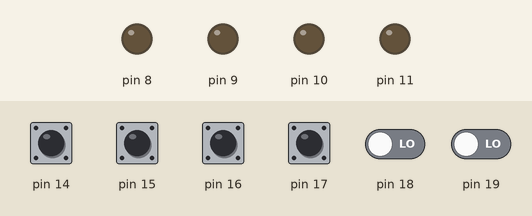
This sketch was run on a simulated Arduino Uno, built with avr-gcc and run on an emulated ATmega328P. On the bench: output pins drawn as LEDs (lit = HIGH). The test bench sets the inputs (shaded band); at power-on: pin 14–17 HIGH, pin 18, pin 19 LOW.

Above: at 1.2 s.
1.3 s: pin 14 pulled LOW for 0.15 s
At 2.2 s:
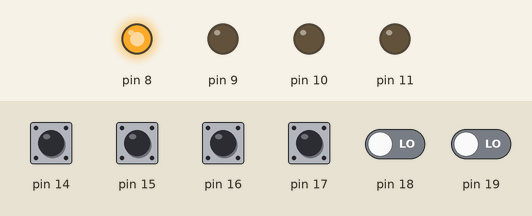
2.9 s: pin 15 pulled LOW for 0.15 s
At 3.4 s:
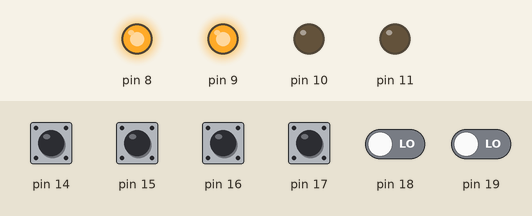
4.5 s: pin 16 pulled LOW for 0.15 s
At 5.7 s:
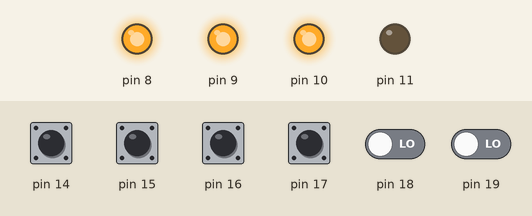
6.1 s: pin 17 pulled LOW for 0.15 s
At 7.1 s:
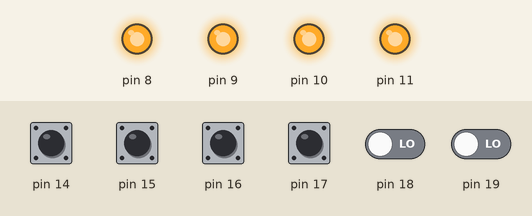
7.7 s: pin 14 pulled LOW for 1 s
At 8.2 s:
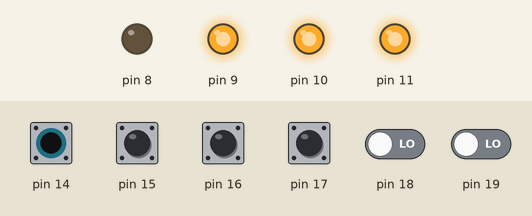
10.2 s: pin 15 pulled LOW for 1 s
At 10.8 s:
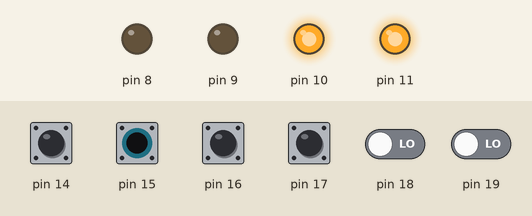
Timing chart, 0 to 13.2 s (numbered marks = the images above; inputs shaded):
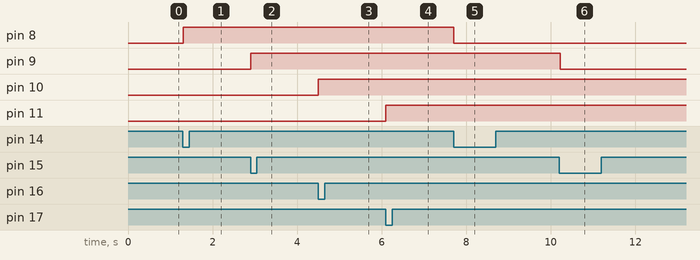

Measured:
- after the input at 1.3 s, pin 8: LOW → HIGH at once
- after the input at 2.9 s, pin 9: LOW → HIGH at once
- after the input at 4.5 s, pin 10: LOW → HIGH at once
- after the input at 6.1 s, pin 11: LOW → HIGH at once
- after the input at 7.7 s, pin 8: HIGH → LOW at once
- after the input at 10.2 s, pin 9: HIGH → LOW at once

The sketch:

Knoppen.ino
```cpp
/*
 Name:		Knoppen.ino
 Created:	9/17/2022 8:45:45 AM
 Author:	Rob

 Sketch met minimale footprint om 4 aan/uit drukknoppen te maken.

 */


//*******van hier.......>>>>>
unsigned long slowtime;
byte laatst;

// the setup function runs once when you press reset or power the board
void setup() {
PINC |= (15 << 0); //pull ups op pinnen A0~A3 (moet eigenlijk portC zijn)
DDRB |= (15 << 0); //pins 8~11 als output
}

// the loop function runs over and over again until power down or reset
void loop() {

	if (millis() - slowtime > 20) { //gebruik ingebakken timer voor een 50hz timer
		slowtime = millis();
		leesknoppen();
	}
}
void leesknoppen() {
	byte nu = PINC; //lees de knoppen
	byte veranderd = laatst ^ nu; //xor de twee bytes voor een verandering
	if (veranderd > 0) { //er is wat veranderd
		for (byte i = 0; i < 4; i++) {
			if (veranderd & (1 << i) && (~nu & (1<<i))) { //deze pin is ingedrukt
				knopactie(i);
			}
		}
	}
	laatst = nu; //zet huidige stand knoppen in laatst
}
void knopactie(byte knop) {
//de actie voor  een ingedrukte knop
PORTB ^= (1 << knop); //flip de output (ledje?)
}

//********Tot hier.....
```
